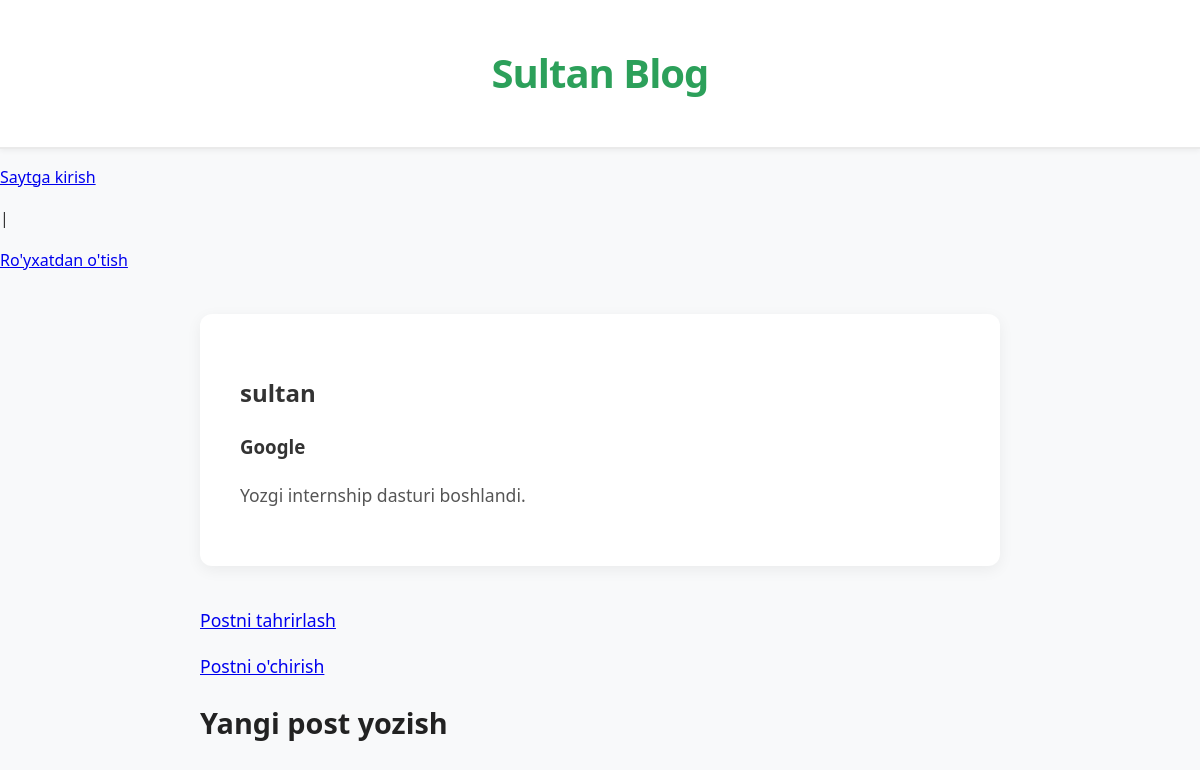
The app's page /post/4 with its own data.
### blog/models.py (models this page shows, shortened)
class Post(models.Model):
    title = models.CharField(max_length=200)
    author = models.ForeignKey(
        'auth.User',
        on_delete=models.CASCADE
    )
    body = models.TextField()

### blog/views.py (the view)
# urls.py: path('post/<int:pk>', BlogDetailView.as_view(), name='post_detail'),
class BlogDetailView(DetailView):
    model = Post
    template_name = "post_detail.html"

### templates/post_detail.html
{% extends 'base.html' %}
{% block content %}
    <div class="detail-container">
        <h2>{{ post.author }}</h2>
        <h3>{{ post.title }}</h3>
        <p>{{ post.body }}</p>
    </div>
    <p><a href="{% url 'post_edit' post.pk %}">Postni tahrirlash</a></p>
    <p><a href="{% url 'post_delete' post.pk %}">Postni o'chirish</a></p>
{% endblock content %}

### static/css/base.css (style rules this page uses)
body { font-family: 'Segoe UI', Tahoma, Geneva, Verdana, sans-serif; background-color: #f8f9fa; color: #333333; line-height: 1.6; margin: 0; padding: 0; }
div { max-width: 800px; margin: 40px auto; padding: 0 20px; }
div > div { background: #ffffff; padding: 25px; margin-bottom: 25px; border-radius: 8px; box-shadow: 0 4px 6px rgba(0, 0, 0, 0.05); transition: transform 0.2s ease; }
div p { font-size: 1.1rem; color: #555555; margin-top: 10px; }
.detail-container { background: #ffffff; padding: 40px; margin: 40px auto; max-width: 800px; border-radius: 12px; box-shadow: 0 4px 15px rgba(0, 0, 0, 0.06); }

### records on screen
Post: author "sultan", title "Google", body "Yozgi internship dasturi boshlandi."
